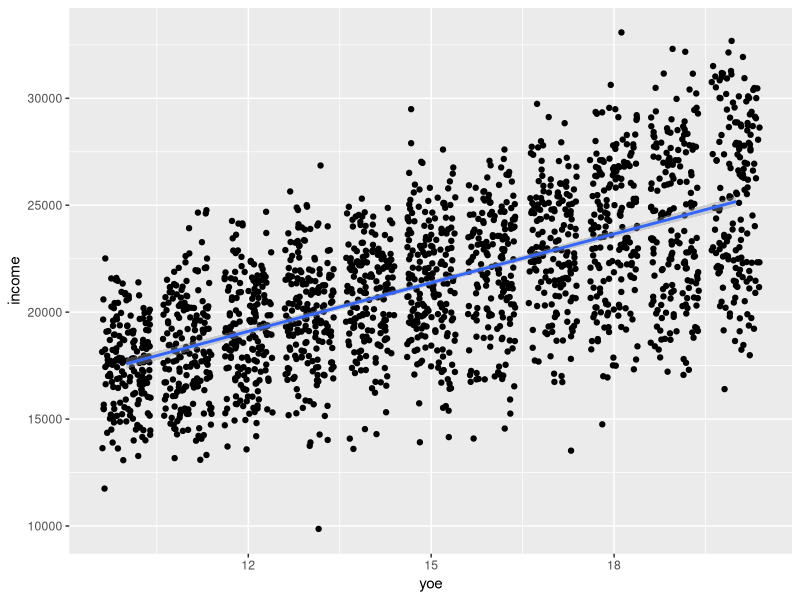
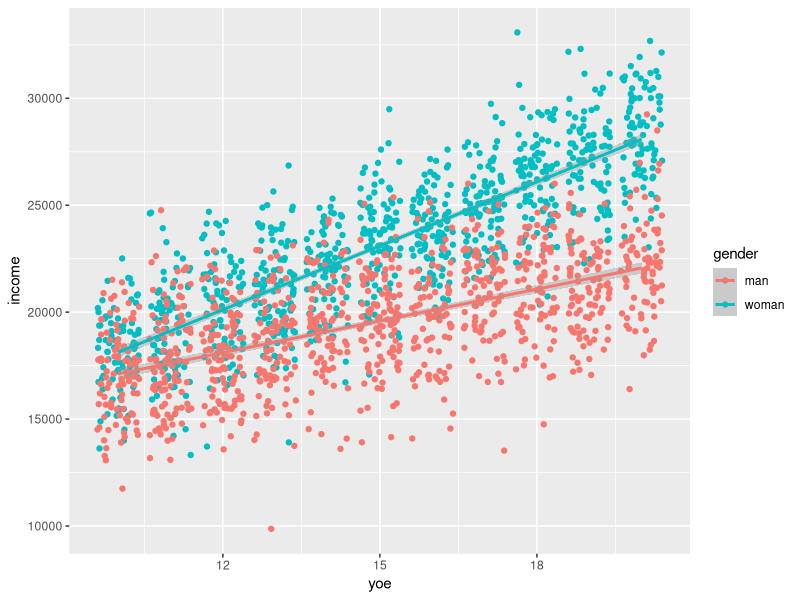

Generate these figures, in order, with R: (Note: this script raises an error after producing the figures.)
## ---- chunk 1
knitr::opts_chunk$set(echo = TRUE, eval = F)
## ---- chunk 2
library(tidyverse)
un = read.table("data/UnitedNations.txt")
## ---- chunk 3
browseURL("https://socialsciences.mcmaster.ca/jfox/Books/Applied-Regression-3E/datasets/UnitedNations.pdf")
## ---- chunk 4

# START SIMULATION
# gender
gender <- c(rep("woman", 1000), rep("man", 1000))
n <- length(gender)

# years of education
set.seed(2) # for steady results to interpret
yoe <- sample(10:20, n, replace = TRUE)

# income for women
intercept_w <- 8000
beta_yoe_w <- 1000
sigma_w <- 2000

income_w <- intercept_w + beta_yoe_w*yoe[1:1000] + sigma_w*rnorm(n/2)

# income for men
intercept_m <- 12000
beta_yoe_m <- 500
sigma_m <- 2200

income_m <- intercept_m + beta_yoe_m*yoe[1001:2000] + sigma_m*rnorm(n/2)

income <- c(income_w, income_m)

# produce dataframe

df <- data.frame(gender, yoe, income)

# END SIMULATION

# visualize

df %>% ggplot(aes(x=yoe, y = income))+
  geom_jitter() +
  geom_smooth(method = "lm")

df %>% ggplot(aes(x=yoe, y = income, color = gender))+
  geom_jitter() +
  geom_smooth(method = "lm")


# mutate and model

fit1 <- lm(income ~ yoe*gender, data=df)
summary(fit1)

df <-
  df %>% mutate(yoe_c = yoe - mean(yoe),
                  female = ifelse(gender == "woman", 1,0), # first convert to numeric using ifelse
                  female_c = female - mean(female)) # then center

fit2 <- lm(income ~ yoe_c*female_c, data=df)
summary(fit2)


# Notice what has happened thanks to centering. 
# Not only does the intercept now have a more meaningful interpretation (expected income for an average 
# person in the sense that they have mean years of education and "average" gender, i.e. weighted middle 
# between men and women). But also the main effects now retain meaningful interpretation: the main effect 
# of years of education is not an average effect across the groups (across the two genders) and the main 
# effect of being female does not show the difference between men and women at some unrealistic 0 years 
# of education, but for men and women with average years of education. Compare this information to the 
# much less meaningful value of -4000 for the non-centered model, which could trap someone into thinking 
# that women have smaller income, but this is only true for a wild extrapolation of the linear trend to 0 
# years of education. As a bonus, the interaction effect does not change: it is still the extimate of the 
# difference in slopes between men and women. 

## ---- chunk 5
fit3 <- lm(hdi ~ life_exp + uni_prc, data = countries)
summary (fit3) 

# both variables seem to be strong predictors of human development index - no surprise here, 
# I can imagine the index is constructed taking life expectancy and percentage of people with
# degree into the computation.

countries %>% ggplot(aes(x=uni_prc, y=hdi)) + geom_point() + geom_smooth() 
countries %>% ggplot(aes(x=life_exp, y=hdi)) + geom_point() + geom_smooth() 


fit4 <- lm(hdi ~ life_exp*uni_prc, data = countries)
summary (fit4) # the interaction is small an statistically insignificant - no wonder, interactions
# rarely are in small samples. However, notice how the standard errors for the main effects went up
# dramatically. They are estimated at 0 and as such, very unstable and un-interpretable. 


# try centering next...

countries <- 
  countries %>% mutate(life_exp_c = life_exp - mean(life_exp, na.rm = TRUE),
                       uni_prc_c = uni_prc - mean(uni_prc, na.rm = TRUE))

fit5 <- lm(hdi ~ life_exp_c*uni_prc_c, data = countries)
summary (fit5) 

# this is much better, we can still show the statistically insignificant interaction in the model, 
# while also reporting meaningful main effects (very similar to those in model without interactions fit3)

# compare coefficients 

fit6 <- lm(hdi ~ scale(life_exp_c)*scale(uni_prc_c), data = countries)
summary (fit6) 

# we can see clearly that the interaction effect is very small compared to the main effects, 
# about 20-25 % in size. 
